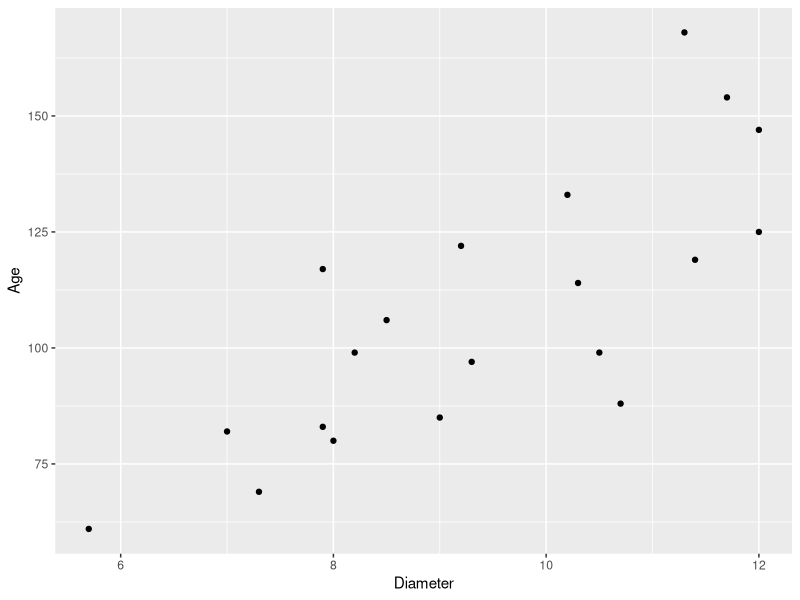
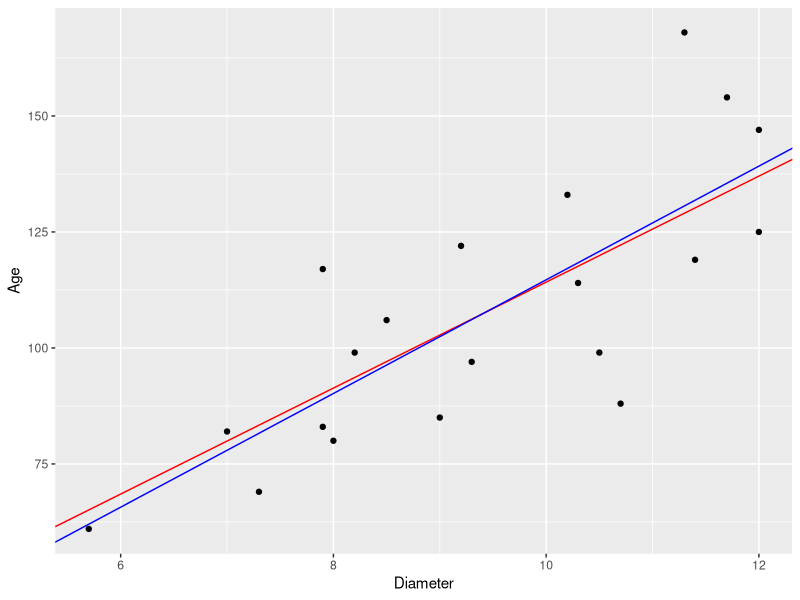
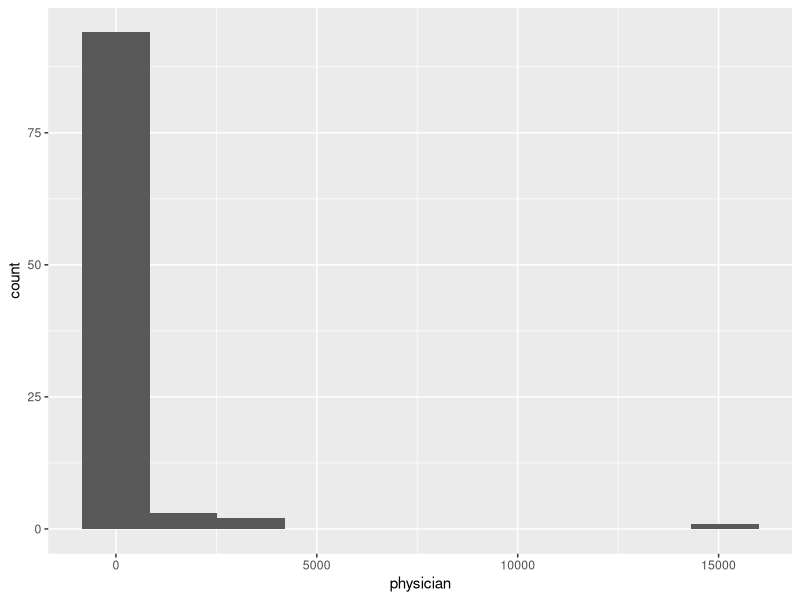
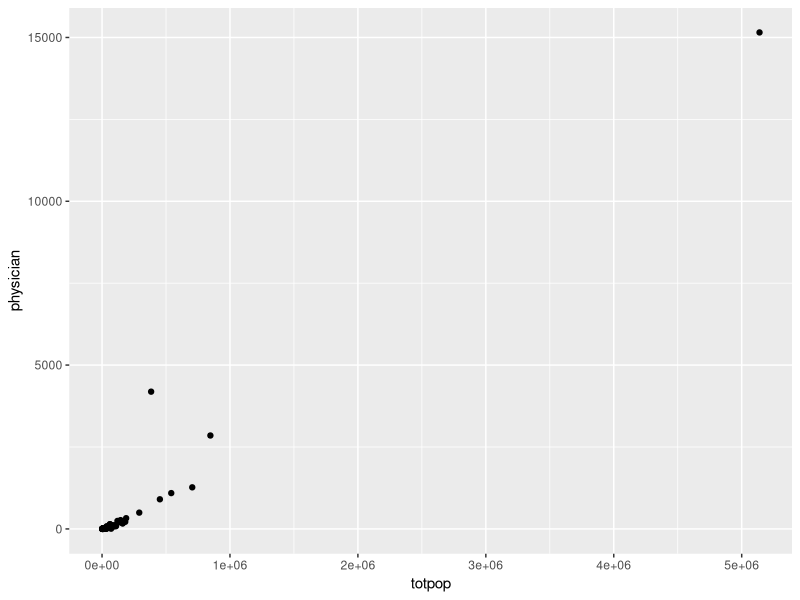
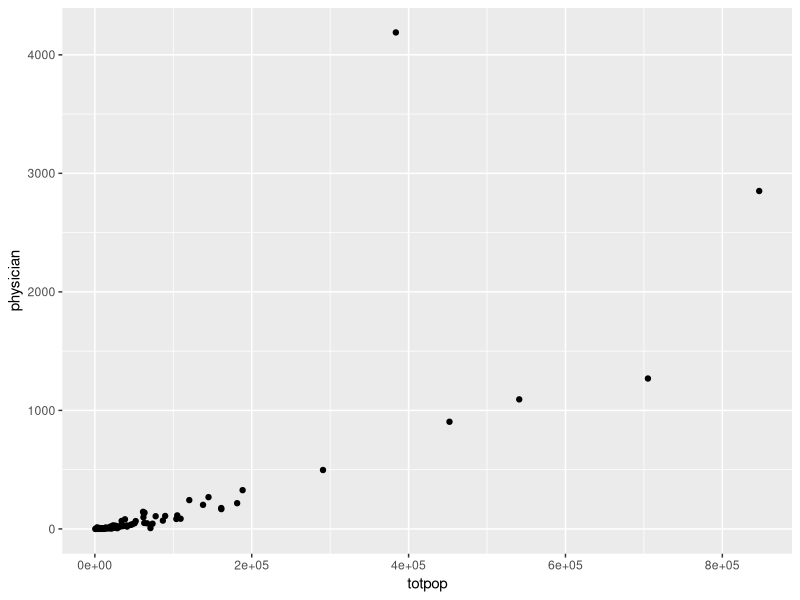
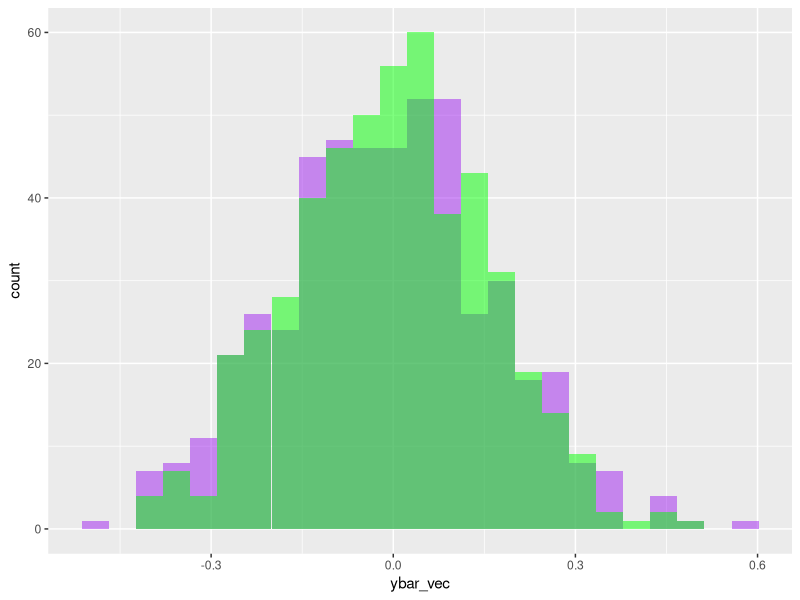
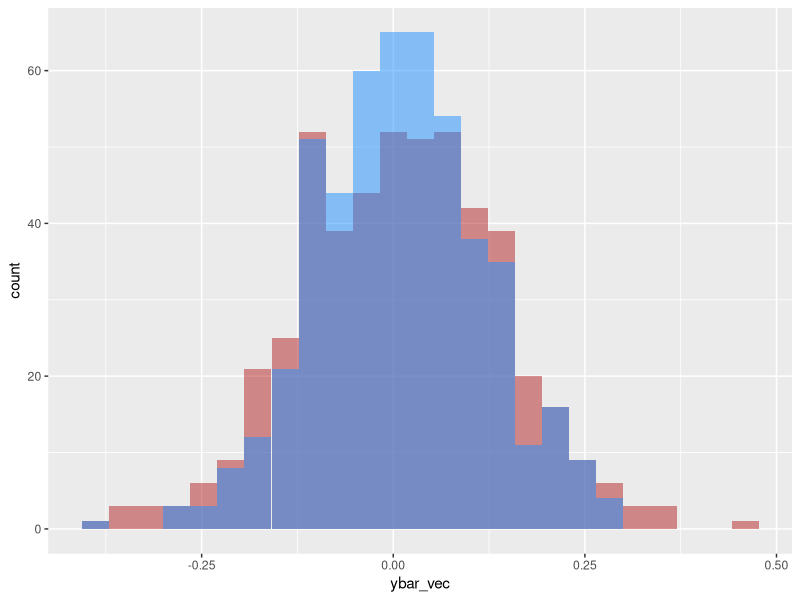

These charts were generated, in order, by the following R code:
## ---- chunk 1
tree = data.frame(Diameter = c(12, 11.4, 7.9 , 9, 10.5, 7.9 , 7.3 , 10.2 , 11.7, 11.3, 5.7 , 8, 10.3, 12, 9.2, 8.5, 7, 10.7, 9.3, 8.2), Age = c(125, 119, 83, 85, 99, 117, 69, 133, 154, 168, 61, 80, 114, 147, 122, 106, 82, 88, 97, 99))
tree

library(ggplot2)
ggplot(data = tree, aes(x = Diameter, y = Age)) + geom_point()
## ---- chunk 2
xbarU = 10.3
Bhat = mean(tree$Age) / mean(tree$Diameter)
ybar.ratio = Bhat * xbarU
ybar.ratio 

e.ratio = tree$Age -  Bhat * tree$Diameter

ybar.ratio.error = sqrt((1 - 20 / 1132) * (xbarU / mean(tree$Diameter))^2 * var(e.ratio) / 20)
ybar.ratio.error
## ---- chunk 3
bhat1 = cor(tree$Diameter, tree$Age) * sd(tree$Age)/sd(tree$Diameter)
bhat0 = mean(tree$Age) - bhat1 * mean(tree$Diameter)
ybar.reg = bhat0 + bhat1* xbarU
ybar.reg


e.reg = tree$Age -  (bhat0 + bhat1 * tree$Diameter)

ybar.reg.error = sqrt((1 - 20 / 1132)  * var(e.reg) / 20)
ybar.reg.error
## ---- chunk 4
ggplot(data = tree, aes(x = Diameter, y = Age)) + geom_point() + geom_abline(slope = Bhat, intecept = 0, color = "red") + geom_abline(slope = bhat1, intercept = bhat0, color = "blue")
## ---- chunk 5
counties <- read.csv("counties.csv")
head(counties)
ggplot(data = counties, aes(x = physician)) + geom_histogram(bins = 10)
## ---- chunk 6
# Total number of counties
N <- 3141
est.total <- mean(counties$physician) * N
est.total

se.est.total <- N * sqrt((1 - 100/N) * var(counties$physician) / 100)
se.est.total
## ---- chunk 7
ggplot(data = counties, aes(x = totpop, y = physician)) + geom_point()

# Outlier, lets find it
which.max(counties$totpop)
counties[18,]

# Cook county has really pop and physician count, we will plot without it 
ggplot(data = counties[-18,], aes(x = totpop, y = physician)) + geom_point()
## ---- chunk 8
# We know the ratio of means is equal to the ratio of totals
bhat_phys <- mean(counties$physician) / mean(counties$totpop)
bhat_phys

tot.ratio <- bhat_phys * 255077536 # we use total population
tot.ratio

e.tot <- counties$physician  - bhat_phys * counties$totpop
  
tot.ratio.se <- N * sqrt((1- 100/N) * (255077536 / (N/100 * sum(counties$totpop)))^2* var(e.tot)/100)
tot.ratio.se
## ---- chunk 9
library(survey)
library(MASS)
set.seed(123)

#Sample Size
n <- 30

#Sample from a multivariate normal with both means 0, both SDs 1, and 0.5 correlation
my_sample <- mvrnorm(n, mu=c(0,0), Sigma=matrix(c(1,0.5,0.5,1), nrow=2, ncol=2))

ybar_vec <- c()
yreg_vec <- c()
for (x in 1:500) {
  my_sample <- mvrnorm(n, mu=c(0,0), Sigma=matrix(c(1,0.5,0.5,1), nrow=2, ncol=2))
  ybar = mean(my_sample[,2])
  
  # regression estimate
  Bhat1 = cor(my_sample[,1], my_sample[,2]) * sd(my_sample[,2]) / sd(my_sample[,1])
  Bhat0 = mean(my_sample[,2]) - Bhat1 * mean(my_sample[,1])
  
  yreg = Bhat0 + Bhat1 * 0
  
  ybar_vec <- c(ybar_vec, ybar)
  yreg_vec <- c(yreg_vec, yreg)
}

ggplot() + aes(x = ybar_vec) + geom_histogram(fill = "purple", alpha = 0.5, bins = 25) + geom_histogram(aes(x = yreg_vec), fill = "green", alpha = 0.5, bins = 25)
## ---- chunk 10
#Sample Size
n1 <- 60

#Sample from a multivariate normal with both means 0, both SDs 1, and 0.5 correlation
#my_sample <- mvrnorm(n, mu=c(0,0), Sigma=matrix(c(1,0.5,0.5,1), nrow=2, ncol=2))

ybar_vec <- c()
yreg_vec <- c()
for (x in 1:500) {
  my_sample <- mvrnorm(n1, mu=c(0,0), Sigma=matrix(c(1,0.5,0.5,1), nrow=2, ncol=2))
  ybar = mean(my_sample[,2])
  
  # regression estimate
  Bhat1 = cor(my_sample[,1], my_sample[,2]) * sd(my_sample[,2]) / sd(my_sample[,1])
  Bhat0 = mean(my_sample[,2]) - Bhat1 * mean(my_sample[,1])
  
  yreg = Bhat0 + Bhat1 * 0
  
  ybar_vec <- c(ybar_vec, ybar)
  yreg_vec <- c(yreg_vec, yreg)
}

ggplot() + aes(x = ybar_vec) + geom_histogram(fill = "firebrick", alpha = 0.5, bins = 25) + geom_histogram(aes(x = yreg_vec), fill = "dodgerblue", alpha = 0.5, bins = 25)
